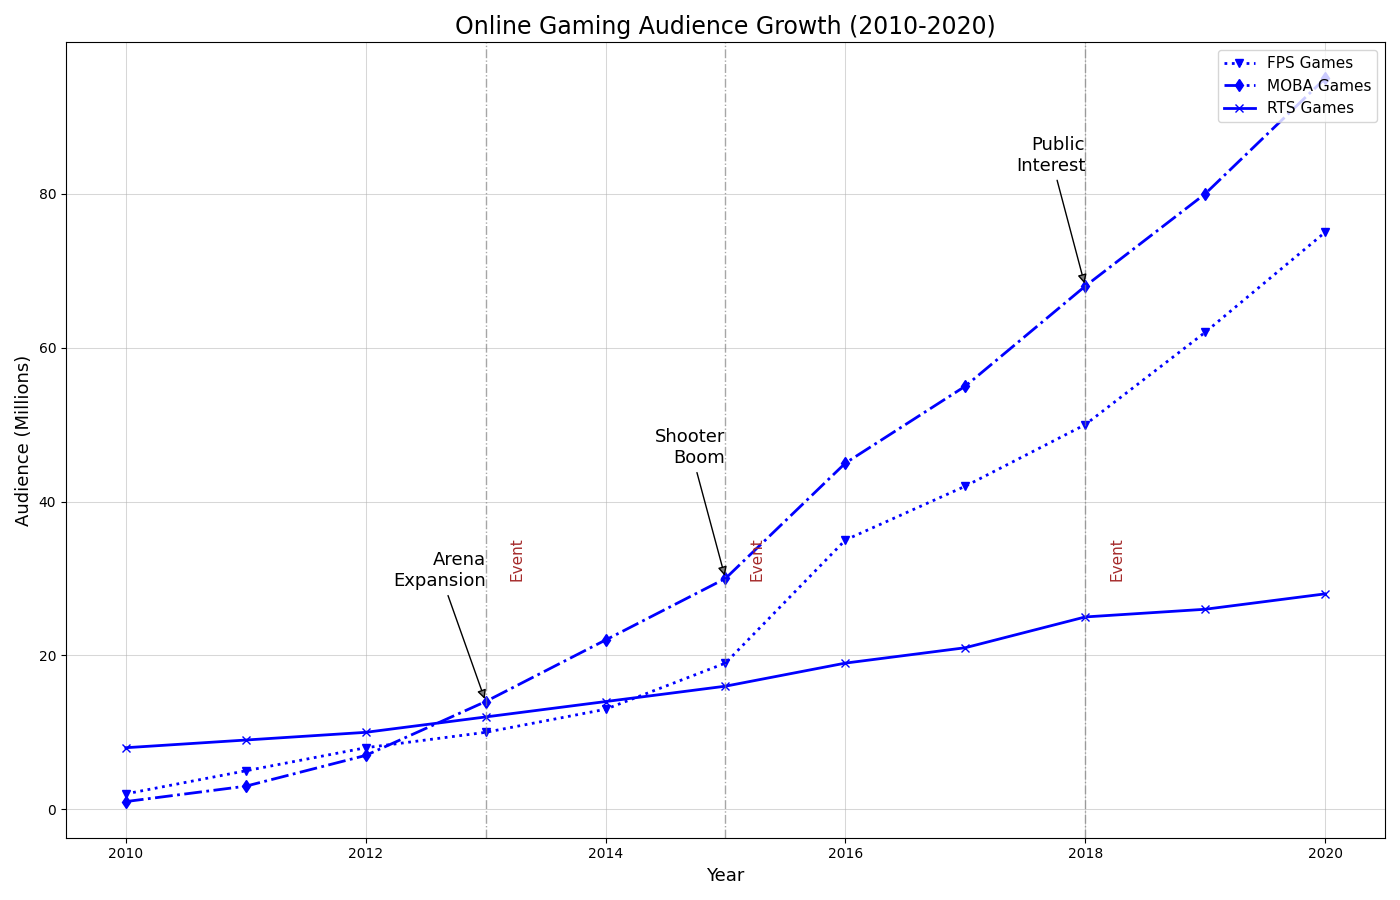

This chart was generated by the following Python code:
import matplotlib.pyplot as plt
import numpy as np

years = np.arange(2010, 2021)

fps_viewership = [2, 5, 8, 10, 13, 19, 35, 42, 50, 62, 75]
moba_viewership = [1, 3, 7, 14, 22, 30, 45, 55, 68, 80, 95]
rts_viewership = [8, 9, 10, 12, 14, 16, 19, 21, 25, 26, 28]

fig, ax1 = plt.subplots(figsize=(14, 9))

# Use a single color for consistency across all data groups
ax1.plot(years, fps_viewership, color='blue', linestyle=':', linewidth=2, marker='v', label='FPS Games')
ax1.plot(years, moba_viewership, color='blue', linestyle='-.', linewidth=2, marker='d', label='MOBA Games')
ax1.plot(years, rts_viewership, color='blue', linestyle='-', linewidth=2, marker='x', label='RTS Games')

ax1.grid(True, linestyle='-', linewidth=0.75, alpha=0.5)

ax1.set_title('Online Gaming Audience Growth (2010-2020)', fontsize=17, weight='normal')
ax1.set_xlabel('Year', fontsize=13)
ax1.set_ylabel('Audience (Millions)', fontsize=13)

highlight_years = [2013, 2015, 2018]
for year in highlight_years:
    ax1.axvline(x=year, color='gray', linestyle='-.', linewidth=1, alpha=0.7)
    ax1.text(year + 0.2, 30, 'Event', color='brown', fontsize=11, rotation=90)

key_events = {
    '2013': 'Arena\nExpansion',
    '2015': 'Shooter\nBoom',
    '2018': 'Public\nInterest'
}

for year, event in key_events.items():
    ax1.annotate(event, xy=(int(year), moba_viewership[years.tolist().index(int(year))]),
                 xytext=(int(year), moba_viewership[years.tolist().index(int(year))] + 15),
                 arrowprops=dict(facecolor='gray', arrowstyle='-|>'),
                 fontsize=13, ha='right')

ax1.legend(loc='upper right', fontsize=11)

plt.tight_layout()

plt.show()
